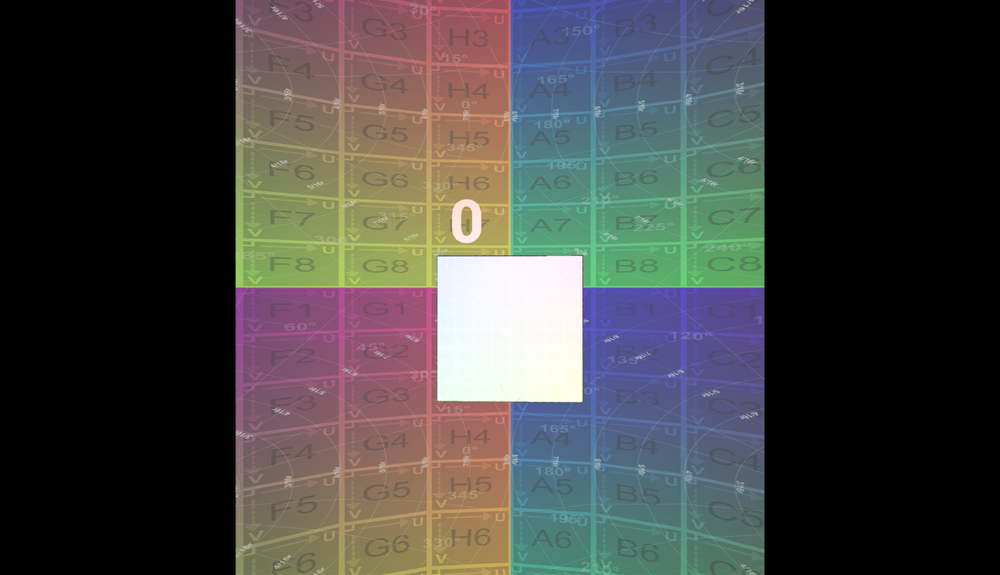
#> input picture Python/OpenCV/Images/Test.png, 1000 x 575 px, shrunk from 2088 x 1200 before the run, found by its file name
$ python 003_ImageSave.py
#> lines starting #> are read from the running program, lines starting #| are printed output that depends on the picture
import cv2

img_file = 'Images/Test.png'
save_file = 'Images/SaveTest.png'

img = cv2.imread(img_file, cv2.IMREAD_GRAYSCALE)
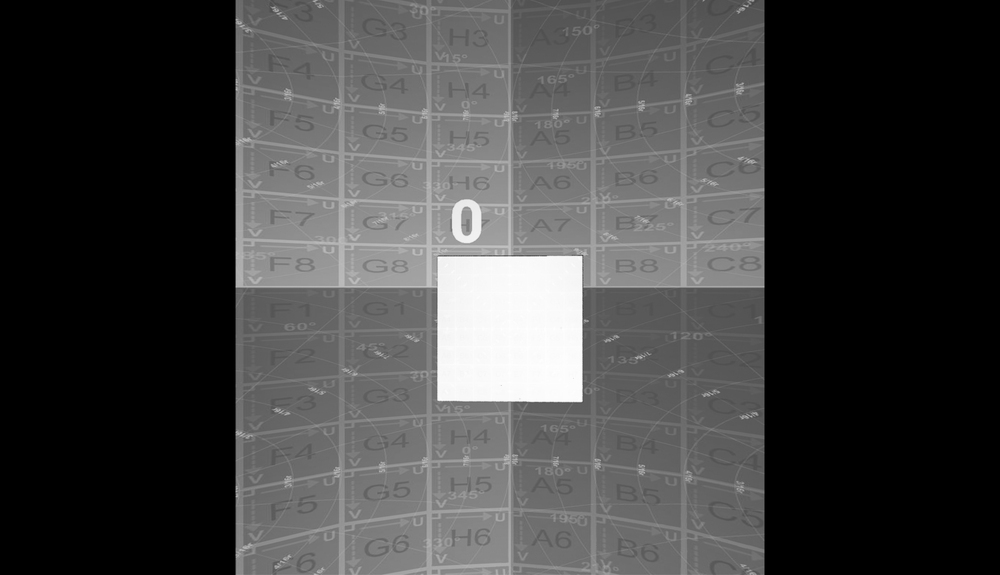
#> img: shape (575, 1000); min 0, max 255, mean 66.3
cv2.imshow(f'SaveImage {img_file} to {save_file}', img)
cv2.imwrite(save_file,img)
cv2.waitKey()
cv2.destroyAllWindows()
